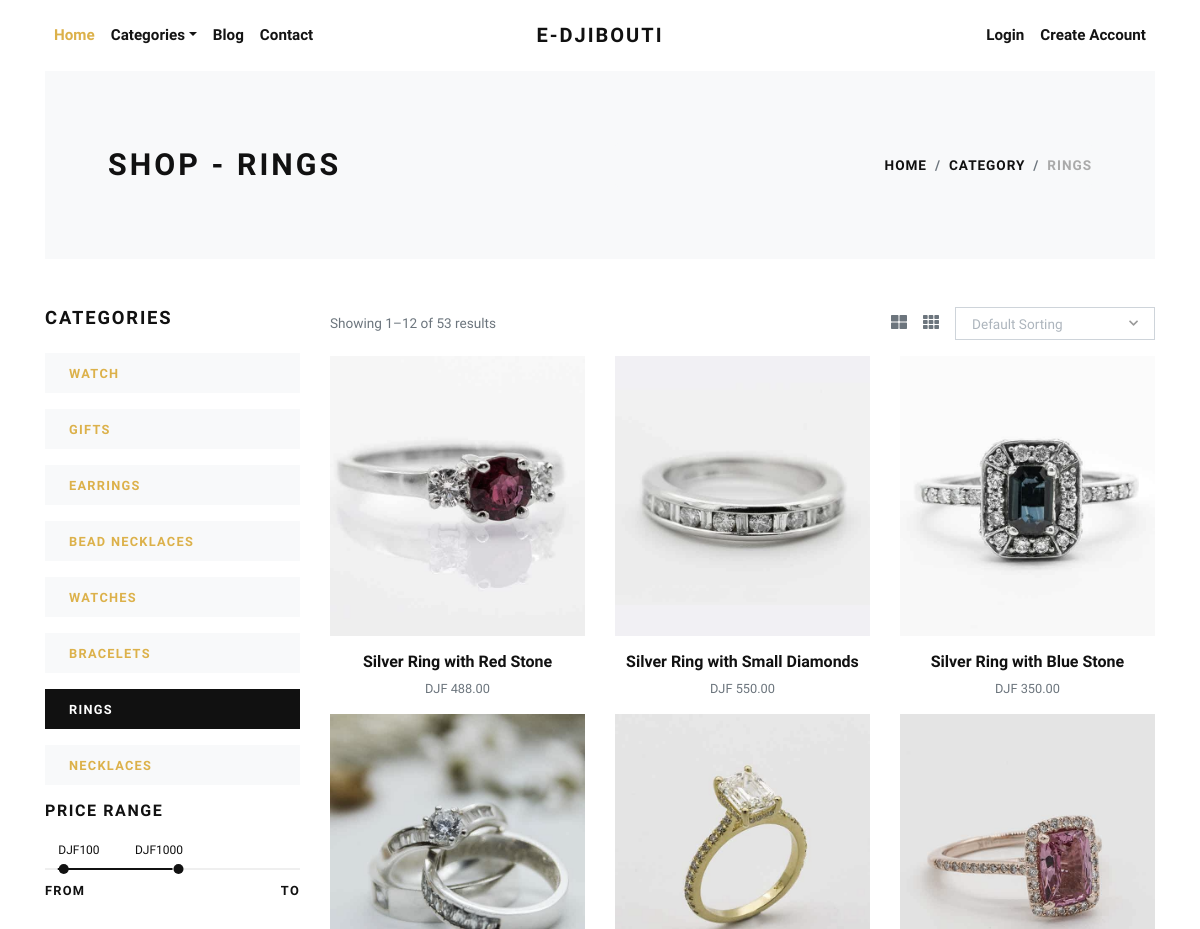
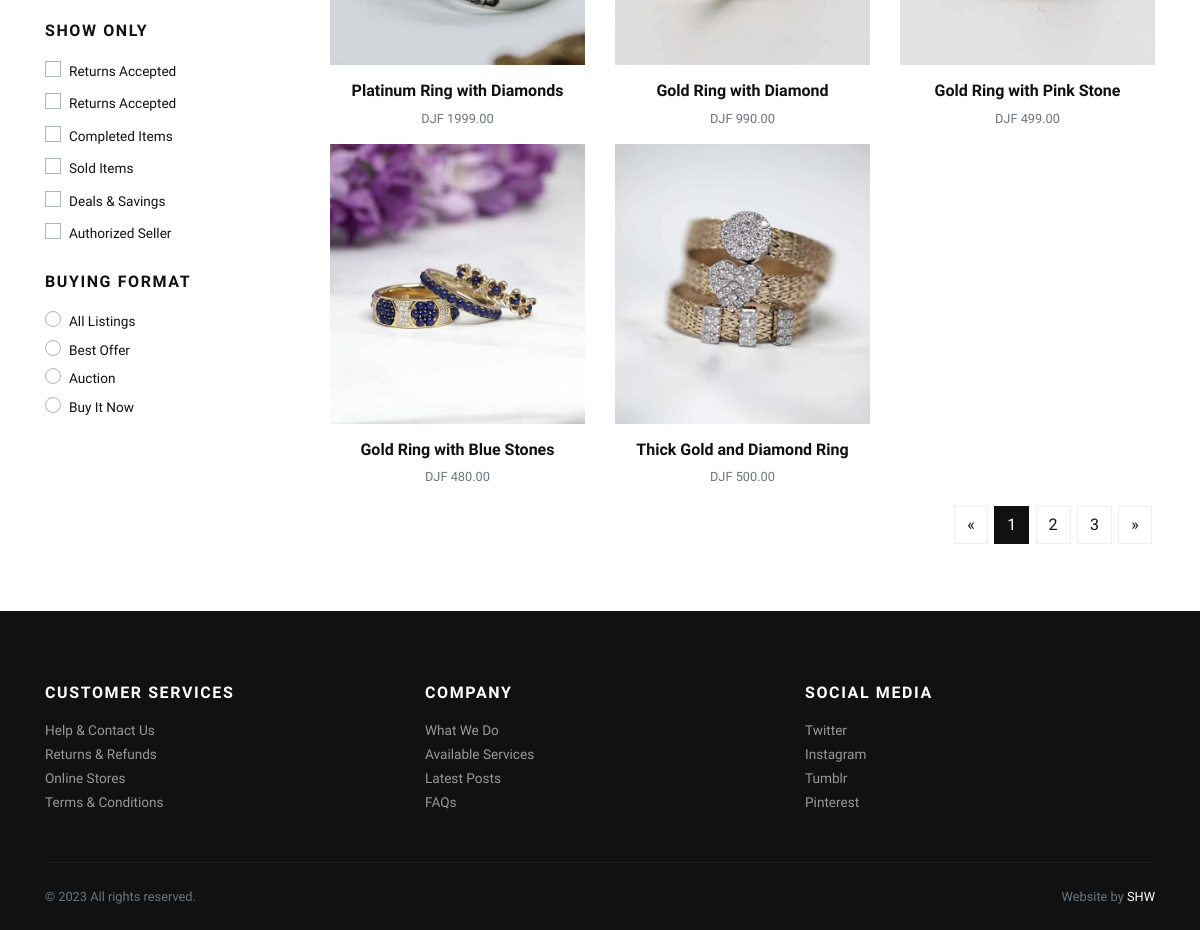
The page /rings/ on the database its author committed (2 pictures, top to bottom).
### store/models.py (models this page shows, shortened)
class Category(models.Model):
    title = models.CharField(max_length=50, verbose_name="Category Title")
    slug = models.SlugField(max_length=55, verbose_name="Category Slug")
    description = models.TextField(blank=True, verbose_name="Category Description")
    category_image = models.ImageField(upload_to='category', blank=True, null=True, verbose_name="Category Image")
    is_active = models.BooleanField(verbose_name="Is Active?")
    is_featured = models.BooleanField(verbose_name="Is Featured?")
    created_at = models.DateTimeField(auto_now_add=True, verbose_name="Created Date")
    updated_at = models.DateTimeField(auto_now=True, verbose_name="Updated Date")
    class Meta:
        verbose_name_plural = 'Categories'
        ordering = ('-created_at', )

class Product(models.Model):
    title = models.CharField(max_length=150, verbose_name="Product Title")
    slug = models.SlugField(max_length=160, verbose_name="Product Slug")
    sku = models.CharField(max_length=255, unique=True, verbose_name="Unique Product ID (SKU)")
    short_description = models.TextField(verbose_name="Short Description")
    detail_description = models.TextField(blank=True, null=True, verbose_name="Detail Description")
    product_image = models.ImageField(upload_to='product', blank=True, null=True, verbose_name="Product Image")
    price = models.DecimalField(max_digits=8, decimal_places=2)
    category = models.ForeignKey(Category, verbose_name="Product Categoy", on_delete=models.CASCADE)
    is_active = models.BooleanField(verbose_name="Is Active?")
    is_featured = models.BooleanField(verbose_name="Is Featured?")
    created_at = models.DateTimeField(auto_now_add=True, verbose_name="Created Date")
    updated_at = models.DateTimeField(auto_now=True, verbose_name="Updated Date")
    class Meta:
        verbose_name_plural = 'Products'
        ordering = ('-created_at', )

### store/views.py (the view)
# urls.py: path('<slug:slug>/', views.category_products, name="category-products"),
def category_products(request, slug):
    category = get_object_or_404(Category, slug=slug)
    products = Product.objects.filter(is_active=True, category=category)
    categories = Category.objects.filter(is_active=True)
    context = {
        'category': category,
        'products': products,
        'categories': categories,
    }
    return render(request, 'store/category_products.html', context)

### store/context_preprocessors.py (called while the page is built)
def store_menu(request):
    categories = Category.objects.filter(is_active=True)
    context = {
        'categories_menu': categories,
    }
    return context

def cart_menu(request):
    if request.user.is_authenticated:
        cart_items= Cart.objects.filter(user=request.user)
        context = {
            'cart_items': cart_items,
        }
    else:
        context = {}
    return context

### templates/store/category_products.html (shortened to what this page needs)
{% extends 'base.html' %}
{% load static %}
    {% block content %}
      <div class="container">
        <section class="py-5 bg-light">
          <div class="container">
            <div class="row px-4 px-lg-5 py-lg-4 align-items-center">
              <div class="col-lg-6">
                <h1 class="h2 text-uppercase mb-0">Shop - {{category.title}}</h1>
              </div>
              <div class="col-lg-6 text-lg-right">
                <nav aria-label="breadcrumb">
                  <ol class="breadcrumb justify-content-lg-end mb-0 px-0">
                    <li class="breadcrumb-item"><a href="{% url 'store:home' %}">Home</a></li>
                    <li class="breadcrumb-item"><a href="{% url 'store:all-categories' %}">Category</a></li>
                    <li class="breadcrumb-item active" aria-current="page">{{category.title}}</li>
                  </ol>
                </nav>
              </div>
            </div>
          </div>
        </section>
        <section class="py-5">
          <div class="container p-0">
            <div class="row">
              <div class="col-lg-3 order-2 order-lg-1">
                <h5 class="text-uppercase mb-4">Categories</h5>
                {% if categories %}
                  {% for cat in categories %}
                    <a href="{% url 'store:category-products' cat.slug %}">
                      <div class="py-2 px-4 {% if category == cat %}bg-dark text-white {% else %}bg-light{% endif %} mb-3">
                        <strong class="small text-uppercase font-weight-bold">{{cat.title}}</strong>
                      </div>
                    </a>
                  {% endfor %}
                {% endif %}
                <h6 class="text-uppercase mb-4">Price range</h6>
                <div class="price-range pt-4 mb-5">
                  <div id="range"></div>
                  <div class="row pt-2">
                    <div class="col-6"><strong class="small font-weight-bold text-uppercase">From</strong></div>
                    <div class="col-6 text-right"><strong class="small font-weight-bold text-uppercase">To</strong></div>
                  </div>
                </div>
                <h6 class="text-uppercase mb-3">Show only</h6>
                <div class="custom-control custom-checkbox mb-1">
                  <label class="custom-control-label text-small" for="customCheck1">Returns Accepted</label>
                </div>
                <div class="custom-control custom-checkbox mb-1">
                  <label class="custom-control-label text-small" for="customCheck2">Returns Accepted</label>
                </div>
                <div class="custom-control custom-checkbox mb-1">
                  <label class="custom-control-label text-small" for="customCheck3">Completed Items</label>
                </div>
                <div class="custom-control custom-checkbox mb-1">
                  <label class="custom-control-label text-small" for="customCheck4">Sold Items</label>
                </div>
                <div class="custom-control custom-checkbox mb-1">
                  <label class="custom-control-label text-small" for="customCheck5">Deals &amp; Savings</label>
                </div>
                <div class="custom-control custom-checkbox mb-4">
                  <label class="custom-control-label text-small" for="customCheck6">Authorized Seller</label>
                </div>
                <h6 class="text-uppercase mb-3">Buying format</h6>
                <div class="custom-control custom-radio">
                  <label class="custom-control-label text-small" for="customRadio1">All Listings</label>
                </div>
                <div class="custom-control custom-radio">
                  <label class="custom-control-label text-small" for="customRadio2">Best Offer</label>
                </div>
                <div class="custom-control custom-radio">
                  <label class="custom-control-label text-small" for="customRadio3">Auction</label>
                </div>
                <div class="custom-control custom-radio">
                  <label class="custom-control-label text-small" for="customRadio4">Buy It Now</label>
                </div>
              </div>
              <div class="col-lg-9 order-1 order-lg-2 mb-5 mb-lg-0">
                <div class="row mb-3 align-items-center">
                  <div class="col-lg-6 mb-2 mb-lg-0">
                    <p class="text-small text-muted mb-0">Showing 1–12 of 53 results</p>
                  </div>
                  <div class="col-lg-6">
                    <ul class="list-inline d-flex align-items-center justify-content-lg-end mb-0">
                      <li class="list-inline-item text-muted mr-3"><a class="reset-anchor p-0" href="#"><i class="fas fa-th-large"></i></a></li>
                      <li class="list-inline-item text-muted mr-3"><a class="reset-anchor p-0" href="#"><i class="fas fa-th"></i></a></li>
                      <li class="list-inline-item">
                      </li>
                    </ul>
                  </div>
                </div>
                <div class="row">
                  {% if products %}
                    {% for product in products %}
                      <div class="col-lg-4 col-sm-6">
                        <div class="product text-center">
                          <div class="mb-3 position-relative">
                            <a class="d-block" href="{% url 'store:product-detail' product.slug %}">
                              {% if product.product_image %}
                                <img class="img-fluid w-100" src="{{product.product_image.url}}" alt="{{product.title}}">
                              {% else %}
                                <img class="img-fluid w-100" src="{% static 'img/product-1.jpg' %}" alt="{{product.title}}">
                              {% endif %}
                            </a>
                          </div>
                          <h6> <a class="reset-anchor" href="{% url 'store:product-detail' product.slug %}">{{product.title}}</a></h6>
                          <p class="small text-muted">DJF {{product.price}}</p>
                        </div>
                      </div>
                    {% endfor %}
                  {% endif %}
                </div>
                <nav aria-label="Page navigation example">
                  <ul class="pagination justify-content-center justify-content-lg-end">
                    <li class="page-item"><a class="page-link" href="#" aria-label="Previous"><span aria-hidden="true">«</span></a></li>
                    <li class="page-item active"><a class="page-link" href="#">1</a></li>
                    <li class="page-item"><a class="page-link" href="#">2</a></li>
                    <li class="page-item"><a class="page-link" href="#">3</a></li>
                    <li class="page-item"><a class="page-link" href="#" aria-label="Next"><span aria-hidden="true">»</span></a></li>
                  </ul>
                </nav>
              </div>
            </div>
          </div>
        </section>
      </div>
      {% endblock content %}

### jewelryshop/static/css/style.default.css (style rules this page uses)
.text-small { font-size: 0.85rem !important; }
strong { font-weight: 700; }
.product img { -webkit-filter: grayscale(40%); filter: grayscale(40%); transition: all 0.3s; }
.text-uppercase { text-transform: uppercase; letter-spacing: 0.1em; }
.reset-anchor { color: inherit; transition: all 0.3s; }
.noUi-target { background: #efefef; border-radius: 0; border: none; box-shadow: none; }
.noUi-horizontal { height: 2px; }
body { font-family: "Libre Franklin", sans-serif; font-size: 1rem; font-weight: 400; line-height: 1.5; color: #111111; background-color: #fff; }
a { color: #dcb14a; text-decoration: none; }
h1, h2, h3, h4, h5, h6, .h1, .h2, .h3, .h4, .h5, .h6 { margin-bottom: 0.5rem; font-family: inherit; font-weight: 900; line-height: 1.2; color: inherit; }
h1, .h1 { font-size: 2.2rem; }
h2, .h2 { font-size: 1.9rem; }
h5, .h5 { font-size: 1.15rem; }
h6, .h6 { font-size: 1rem; }
small, .small { font-size: 80%; font-weight: 400; }
.page-item:first-child .page-link { border-top-left-radius: 0; border-bottom-left-radius: 0; }
.page-item:last-child .page-link { border-top-right-radius: 0; border-bottom-right-radius: 0; }
.page-item.active .page-link { color: #fff; background-color: #111111; border-color: #111111; }
.page-link { padding: 0.5rem 0.75rem; line-height: 1.25; color: #111111; background-color: none; border: 1px solid #eee; margin: 0.2rem; transition: all 0.3s; }
.bg-light { background-color: #f8f9fa !important; }
.bg-dark { background-color: #111111 !important; }
.custom-checkbox .custom-control-label::before { border-radius: 0; }
.custom-radio .custom-control-label::before { border-radius: 50%; }
.custom-control-label { font-weight: 400; line-height: 2.1em; cursor: pointer; }
.breadcrumb { background: #f8f9fa; }
.breadcrumb-item { font-size: 0.85rem; text-transform: uppercase; letter-spacing: 0.07em; font-weight: 900; color: #111111; }
.breadcrumb-item a { color: inherit; transition: all 0.3s; }
.breadcrumb-item.active { color: #aaa; }

### rows shown on the page
Category: title "RINGS"
Category: title "WATCH"
Category: title "GIFTS"
Category: title "EARRINGS"
Category: title "BEAD NECKLACES"
Category: title "WATCHES"
Category: title "BRACELETS"
Category: title "NECKLACES"
Product: product_image (picture), title "Silver Ring with Red Stone", price "488.00"
Product: product_image (picture), title "Silver Ring with Small Diamonds", price "550.00"
Product: product_image (picture), title "Silver Ring with Blue Stone", price "350.00"
Product: product_image (picture), title "Platinum Ring with Diamonds", price "1999.00"
Product: product_image (picture), title "Gold Ring with Diamond", price "990.00"
Product: product_image (picture), title "Gold Ring with Pink Stone", price "499.00"
Product: product_image (picture), title "Gold Ring with Blue Stones", price "480.00"
Product: product_image (picture), title "Thick Gold and Diamond Ring", price "500.00"
